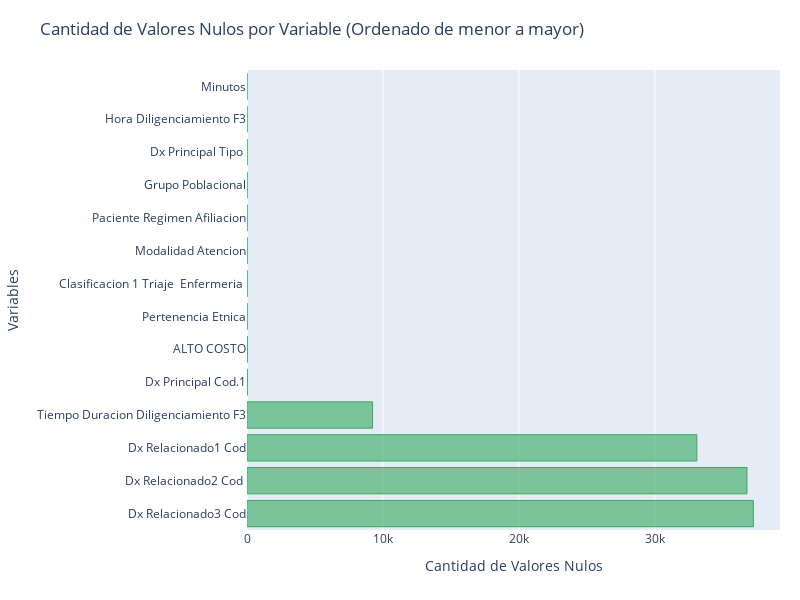

Here is the notebook cell this chart was saved with:
### Markdown cell above
**Análisis de variables con valores nulos**

### Code cell
# Obtener las columnas con valores nulos
variables_con_nulos = data.columns[data.isnull().any()]
# Ordenar los valores por cantidad de valores nulos de mayor a menor
valores_nulos_por_variable_sorted = data[variables_con_nulos].isnull().sum().sort_values(ascending=False)

# Crear la figura de la gráfica
fig = go.Figure()

# Agregar la barra de datos
fig.add_trace(go.Bar(
    x=valores_nulos_por_variable_sorted.values,
    y=valores_nulos_por_variable_sorted.index,
    orientation='h',
    marker=dict(
        color='rgba(50, 171, 96, 0.6)',  # Color de las barras
        line=dict(color='rgba(50, 171, 96, 1.0)', width=1)  # Color del borde de las barras
    )
))

# Establecer el diseño de la gráfica
fig.update_layout(
    title='Cantidad de Valores Nulos por Variable (Ordenado de menor a mayor)',
    xaxis=dict(title='Cantidad de Valores Nulos'),
    yaxis=dict(title='Variables'),
    autosize=False,
    width=800,
    height=600,
    margin=dict(l=150, r=20, t=70, b=70)  # Márgenes para que los ejes y etiquetas sean visibles
)

# Mostrar la gráfica interactiva
fig.show()

### Figure 1 — Plotly figure (JSON) as saved in the notebook; plotly's stock layout.template omitted (floating-point values rounded to 4 significant figures)
{"data": [{"marker": {"color": "rgba(50, 171, 96, 0.6)", "line": {"color": "rgba(50, 171, 96, 1.0)", "width": 1}}, "orientation": "h", "type": "bar", "x": [37242, 36774, 33088, 9236, 20, 19, 9, 8, 8, 5, 3, 2, 1, 1], "y": ["Dx Relacionado3 Cod", "Dx Relacionado2 Cod ", "Dx Relacionado1 Cod", "Tiempo Duracion Diligenciamiento F3", "Dx Principal Cod.1", "ALTO COSTO", "Pertenencia Etnica", "Clasificacion 1 Triaje \nEnfermeria ", "Modalidad Atencion", "Paciente Regimen Afiliacion", "Grupo Poblacional", "Dx Principal Tipo ", "Hora Diligenciamiento F3", "Minutos"]}], "layout": {"autosize": false, "height": 600, "margin": {"b": 70, "l": 150, "r": 20, "t": 70}, "title": {"text": "Cantidad de Valores Nulos por Variable (Ordenado de menor a mayor)"}, "width": 800, "xaxis": {"title": {"text": "Cantidad de Valores Nulos"}}, "yaxis": {"title": {"text": "Variables"}}}}
